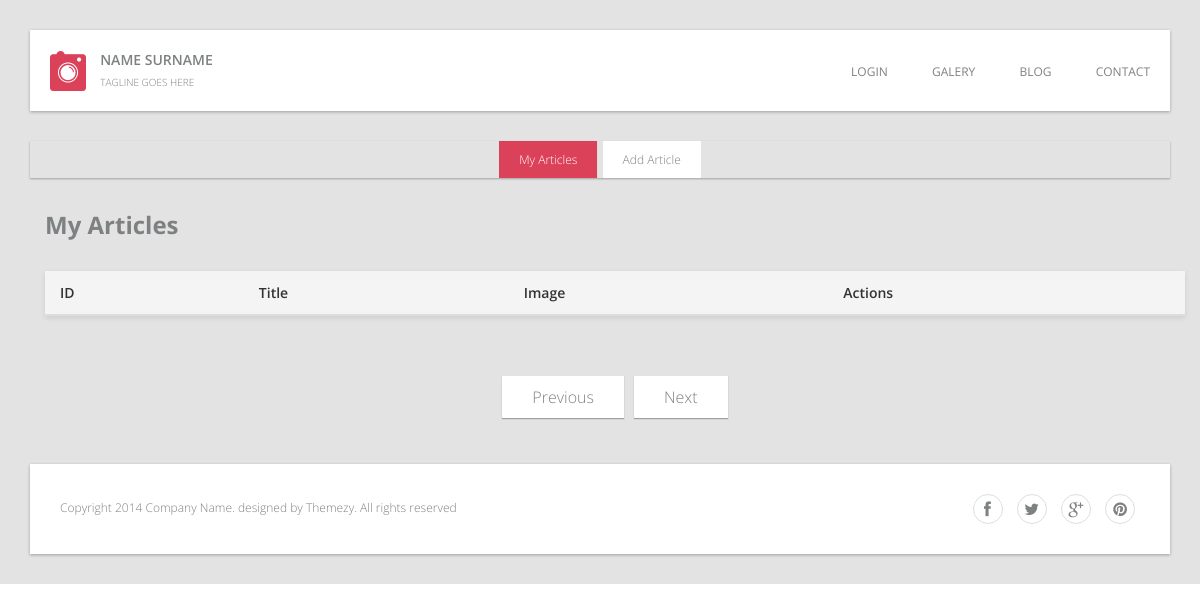
The page /others/ on the database as committed earlier.
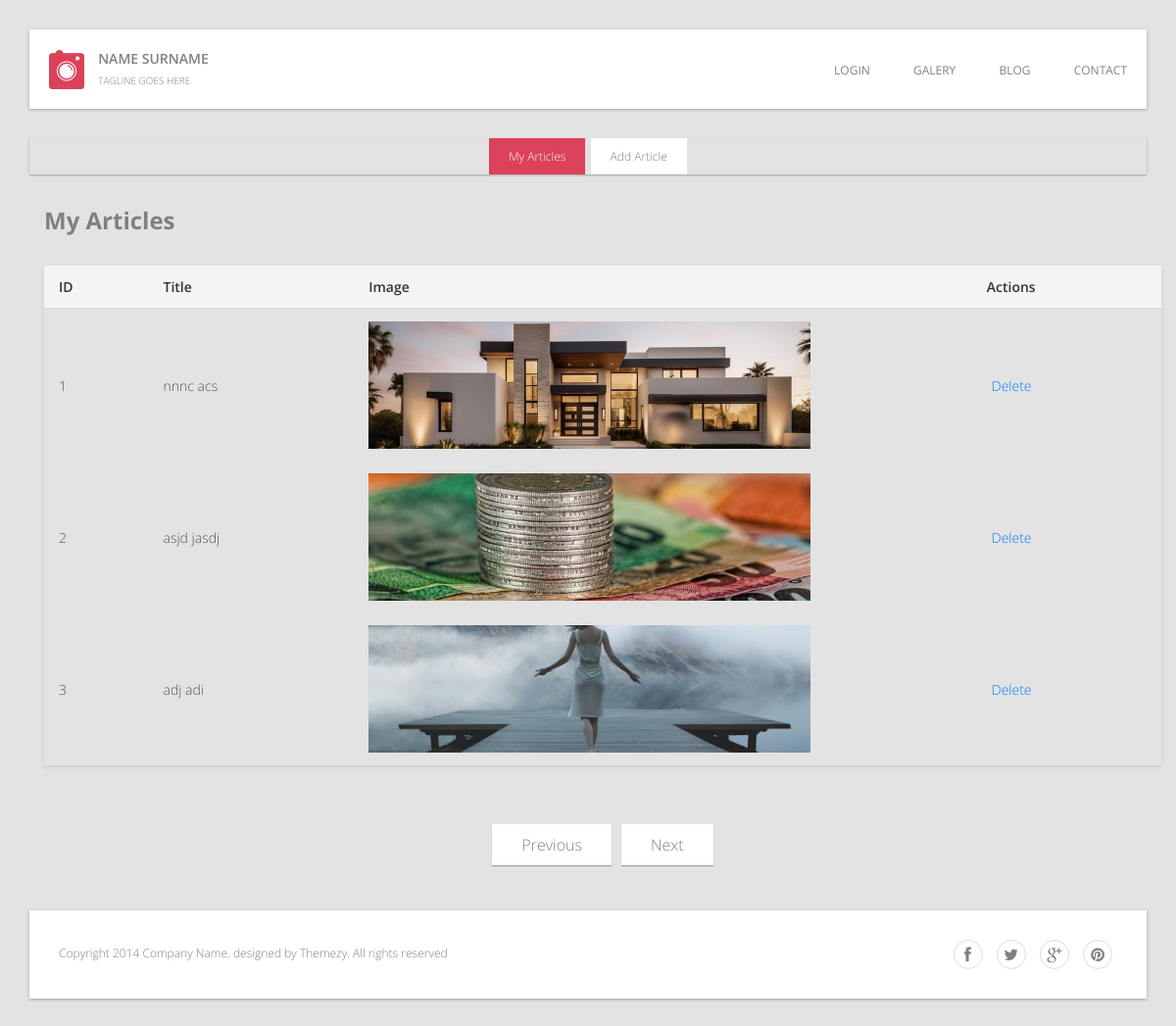
The same page on the database as committed later.
### blog_app/models.py (models this page shows, shortened)
class Banner(models.Model):
    name = models.CharField(max_length=50, blank=False)
    banner_image = models.ImageField(upload_to='banner_images/img')
    slug = models.SlugField(max_length=270, blank=True)

### blog_app/views.py (the view)
# urls.py: path('others/', views.others, name="others"),
def others(request):
    banners = Banner.objects.all()
    context = {
        'banners': banners,
    }
    return render(request, 'user-dash/others.html', context)

### templates/user-dash/others.html (shortened to what this page needs)
{% extends 'user-dash/user-dashboard.html' %}
{% block dash %}
<div class="container">
    <h2>My Articles</h2>
    <table class="article-table">
        <thead>
        <tr>
            <th>ID</th>
            <th>Title</th>
            <th>Image</th>
            <th>Actions</th>
        </tr>
        </thead>
        <tbody>
        {% for banner in banners %}
        <tr>
            <td>{{banner.id}}</td>
            <td>{{banner.name}}</td>
            <td><figure class="banner-image"><img src="{{banner.banner_image.url}}" alt=""></figure></td>
            <td>
                <a href="{% url 'other_delete' banner.slug %}" onclick="return confirm('Are you sure you want to delete this article?');">Delete</a>
            </td>
        </tr>
        {% endfor %}
        </tbody>
    </table>
    <div class="text-center">
        <div class="dataTables_paginate paging_simple_numbers">
            <ul class="pagination">
                {% if page_obj.has_previous %}
                <li class="paginate_button page-item previous">
                    <a href="?page={{ page_obj.previous_page_number }}" class="more-post">Previous</a>
                </li>
                {% else %}
                <li class="paginate_button page-item previous disabled">
                    <a href="#" class="more-post">Previous</a>
                </li>
                {% endif %}
                {% if page_obj.has_next %}
                <li class="paginate_button page-item next">
                    <a href="?page={{ page_obj.next_page_number }}" class="more-post">Next</a>
                </li>
                {% else %}
                <li class="paginate_button page-item next disabled">
                    <a href="#" class="more-post">Next</a>
                </li>
                {% endif %}
            </ul>
        </div>
    </div>
</div>
{% endblock %}

### templates/user-dash/user-dashboard.html (shortened to what this page needs)
{% extends 'base.html' %}
{% load static %}
{% block content %}
<main class="main-content">
    <div class="filter-links dashboard-nav">
        <a href="{% url 'dashboard' %}" class="current wow fadeInRight">My Articles</a>
        <a href="{% url 'add_article' %}" class="wow fadeInRight" data-wow-delay=".2s">Add Article</a>
    </div>
    {% block dash %}
    {% endblock %}
</main>
{% endblock %}

### templates/base.html (shortened to what this page needs)
{% load static %}
<!DOCTYPE html>
<html lang="en">
<head>
    <link href="{% static 'fonts/font-awesome.min.css' %}" rel="stylesheet" type="text/css">
    <link rel="stylesheet" href="{% static 'style.css' %}">
</head>
<body>
<div id="site-content">
    <div class="container">
        <header class="site-header">
            <a href="{% url 'home' %}" id="branding">
                <img src="{% static 'images/logo.png' %}" alt="site name" class="logo">
                <div class="logo-copy">
                    <h1 class="site-title">NAME SURNAME</h1>
                    <small class="site-description">Tagline goes here</small>
                </div>
            </a>
            <div class="main-navigation">
                <ul class="menu">
                {% if user.is_authenticated %}
                    <li class="menu-item"><a href="{% url 'dashboard' %}">Dashboard</a></li>
                    <li class="menu-item"><a href="{% url 'logout' %}">Logout</a></li>
                {% else %}
                    <li class="menu-item"><a href="{% url 'login' %}">Login</a></li>
                {% endif %}
                    <li class="menu-item"><a href="{% url 'gallery' %}">galery</a></li>
                    <li class="menu-item"><a href="{% url 'blog' %}">blog</a></li>
                    <li class="menu-item"><a href="{% url 'contact' %}">contact</a></li>
                </ul>
            </div>
        </header>
        {% block content %}
        {% endblock %}
        <footer class="site-footer">
            <p class="copy">Copyright 2014 Company Name. designed by Themezy. All rights reserved</p>
            <div class="social-links">
                <a href="#"><i class="fa fa-facebook"></i></a>
                <a href="#"><i class="fa fa-twitter"></i></a>
                <a href="#"><i class="fa fa-google-plus"></i></a>
                <a href="#"><i class="fa fa-pinterest"></i></a>
            </div>
        </footer>
    </div>
</div>
</body>
</html>

Rows that differ between the two databases and show on the page:
added Banner: id "1", name "nnnc acs", banner_image (picture)
added Banner: id "2", name "asjd jasdj", banner_image (picture)
added Banner: id "3", name "adj adi", banner_image (picture)
